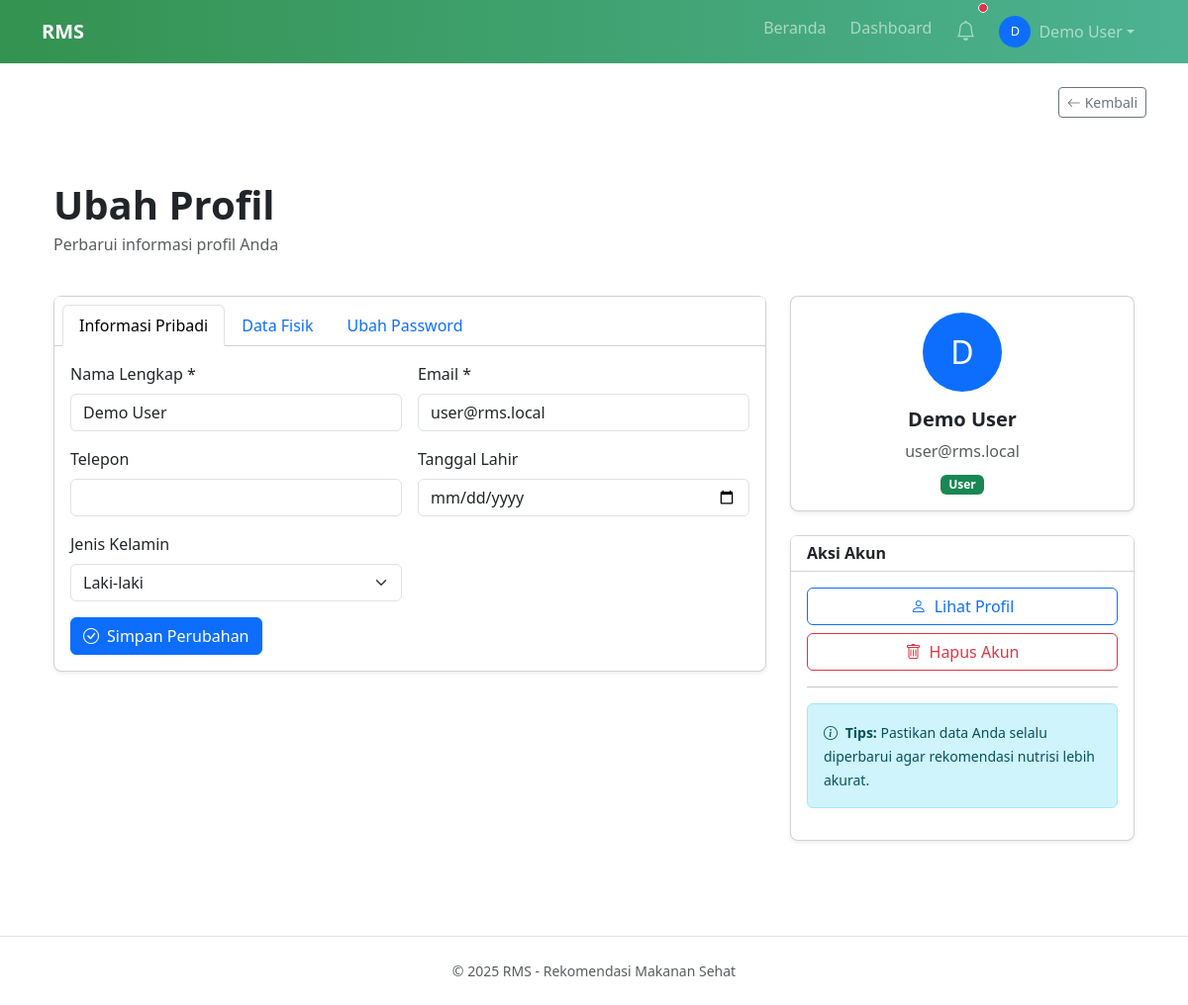
The app's page /profile_edit.php (signed in) with its own data.
### tables this page shows
CREATE TABLE IF NOT EXISTS users (
  id INT AUTO_INCREMENT PRIMARY KEY,
  name VARCHAR(100) NOT NULL,
  email VARCHAR(150) NOT NULL UNIQUE,
  password VARCHAR(255) NOT NULL,
  role ENUM('admin','user') DEFAULT 'user',
  avatar VARCHAR(255),
  phone VARCHAR(20),
  date_of_birth DATE,
  gender ENUM('male','female','other'),
  height_cm DECIMAL(5,2),
  weight_kg DECIMAL(5,2),
  activity_level ENUM('sedentary','light','moderate','active','very_active') DEFAULT 'moderate',
  daily_calorie_goal INT DEFAULT 2000,
  created_at TIMESTAMP DEFAULT CURRENT_TIMESTAMP,
  updated_at TIMESTAMP DEFAULT CURRENT_TIMESTAMP ON UPDATE CURRENT_TIMESTAMP,
  last_login TIMESTAMP NULL,
  is_active TINYINT(1) DEFAULT 1
);

### classes/PageBootstrap.php (called while the page is built, shortened)
<?php
require_once __DIR__ . '/AppContext.php';
final class PageBootstrap
{
    public static function fromRootDir(string $rootDir): AppContext
    {
        $existing = $GLOBALS['rms_app'] ?? null;
        if ($existing instanceof AppContext) {
            return $existing;
        }
        $app = AppContext::fromRootDir($rootDir);
        return $app;
    }
}

### classes/AppContext.php (called while the page is built, shortened)
<?php
class AppContext
{
    private ?array $user;
    private function __construct(string $rootDir, array $config, PDO $db, ?array $user, ?string $role, string $pathPrefix)
    {
        $this->user = $user;
    }
    public function user(): ?array
    {
        return $this->user;
    }
}

### classes/User.php (called while the page is built, shortened)
<?php
class User
{
    private PDO $db;
    public function __construct(PDO $db)
    {
        $this->db = $db;
    }
    public function find(int $id): array|false
    {
        $stmt = $this->db->prepare("SELECT * FROM users WHERE id = ?");
        $stmt->execute([$id]);
        return $stmt->fetch(PDO::FETCH_ASSOC);
    }
}

### profile_edit.php (the view, shortened to what this page needs)
<?php
require_once __DIR__ . '/classes/AppContext.php';
require_once __DIR__ . '/includes/header.php';
require_once 'classes/User.php';
$db = $app->db();
$userClass = new User($db);
$user = $app->user();
$userData = $userClass->find($user['id']);
?>
<section class="py-5">
    <div class="container">
        <div class="d-flex justify-content-between align-items-center mb-4">
            <div>
                <h1 class="fw-bold mb-1">Ubah Profil</h1>
                <p class="text-muted">Perbarui informasi profil Anda</p>
            </div>
        </div>
        <div class="row">
            <div class="col-lg-8">
                <div class="card shadow-sm rounded-3">
                    <div class="card-header rms-card-adaptive">
                        <ul class="nav nav-tabs card-header-tabs" id="profileTabs" role="tablist">
                            <li class="nav-item" role="presentation">
                                <button class="nav-link active" id="personal-tab" data-bs-toggle="tab" data-bs-target="#personal" type="button" role="tab">Informasi Pribadi</button>
                            </li>
                            <li class="nav-item" role="presentation">
                                <button class="nav-link" id="physical-tab" data-bs-toggle="tab" data-bs-target="#physical" type="button" role="tab">Data Fisik</button>
                            </li>
                            <li class="nav-item" role="presentation">
                                <button class="nav-link" id="password-tab" data-bs-toggle="tab" data-bs-target="#password" type="button" role="tab">Ubah Password</button>
                            </li>
                        </ul>
                    </div>
                    <div class="card-body">
                        <div class="tab-content" id="profileTabsContent">
                            <div class="tab-pane fade show active" id="personal" role="tabpanel">
                                <form method="post" action="process/profile.process.php">
                                    <div class="row g-3">
                                        <div class="col-md-6">
                                            <label class="form-label">Nama Lengkap *</label>
                                            <input type="text" name="name" class="form-control"
                                                   value="<?= htmlspecialchars($userData['name']) ?>" required>
                                        </div>
                                        <div class="col-md-6">
                                            <label class="form-label">Email *</label>
                                            <input type="email" name="email" class="form-control"
                                                   value="<?= htmlspecialchars($userData['email']) ?>" required>
                                        </div>
                                        <div class="col-md-6">
                                            <label class="form-label">Telepon</label>
                                            <input type="tel" name="phone" class="form-control"
                                                   value="<?= htmlspecialchars($userData['phone'] ?? '') ?>">
                                        </div>
                                        <div class="col-md-6">
                                            <label class="form-label">Tanggal Lahir</label>
                                            <input type="date" name="date_of_birth" class="form-control"
                                                   value="<?= $userData['date_of_birth'] ?? '' ?>"
                                                   min="1900-01-01"
                                                   max="<?= date('Y-m-d') ?>">
                                        </div>
                                        <div class="col-md-6">
                                            <label class="form-label">Jenis Kelamin</label>
                                            <select name="gender" class="form-select">
                                                <option value="male" <?= ($userData['gender'] ?? '') === 'male' ? 'selected' : '' ?>>Laki-laki</option>
                                            </select>
                                        </div>
                                        <div class="col-12">
                                            <button type="submit" class="btn btn-primary">
                                                <i class="bi bi-check-circle me-2"></i>Simpan Perubahan
                                            </button>
                                        </div>
                                    </div>
                                </form>
                            </div>
                        </div>
                    </div>
                </div>
            </div>
            <div class="col-lg-4">
                <div class="card shadow-sm rounded-3 mb-4">
                    <div class="card-body text-center">
                        <div class="mb-3">
                            <div class="bg-primary text-white rounded-circle d-inline-flex align-items-center justify-content-center" style="width: 80px; height: 80px; font-size: 2rem;">
                                <?= strtoupper(substr($userData['name'], 0, 1)) ?>
                            </div>
                        </div>
                        <h5 class="card-title fw-bold"><?= htmlspecialchars($userData['name']) ?></h5>
                        <p class="text-muted mb-2"><?= htmlspecialchars($userData['email']) ?></p>
                        <span class="badge bg-success">User</span>
                    </div>
                </div>
                <div class="card shadow-sm rounded-3">
                    <div class="card-header rms-card-adaptive">
                        <h6 class="mb-0 fw-bold">Aksi Akun</h6>
                    </div>
                    <div class="card-body">
                        <div class="d-grid gap-2">
                            <a href="profile.php" class="btn btn-outline-primary">
                                <i class="bi bi-person me-2"></i>Lihat Profil
                            </a>
                            <button class="btn btn-outline-danger" onclick="confirmDelete()">
                                <i class="bi bi-trash me-2"></i>Hapus Akun
                            </button>
                        </div>
                        <hr>
                        <div class="alert alert-info">
                            <small>
                                <i class="bi bi-info-circle me-1"></i>
                                <strong>Tips:</strong> Pastikan data Anda selalu diperbarui agar rekomendasi nutrisi lebih akurat.
                            </small>
                        </div>
                    </div>
                </div>
            </div>
        </div>
    </div>
</section>
<?php require_once 'includes/footer.php'; ?>

### assets/css/style.css (style rules this page uses)
.rms-card-adaptive { background-color: var(--bs-card-bg, var(--bs-body-bg, #fff)); color: var(--bs-body-color, #212529); border-color: var(--bs-card-border-color, var(--bs-border-color, #dee2e6)); transition: background 0.3s, color 0.3s, border-color 0.3s; }
:root { color-scheme: light; }

### records on screen
users: name "Demo User", email "user@rms.local", gender "Laki-laki", name "D"

### other values on screen
$userInitial "D"
$userName "Demo User"
